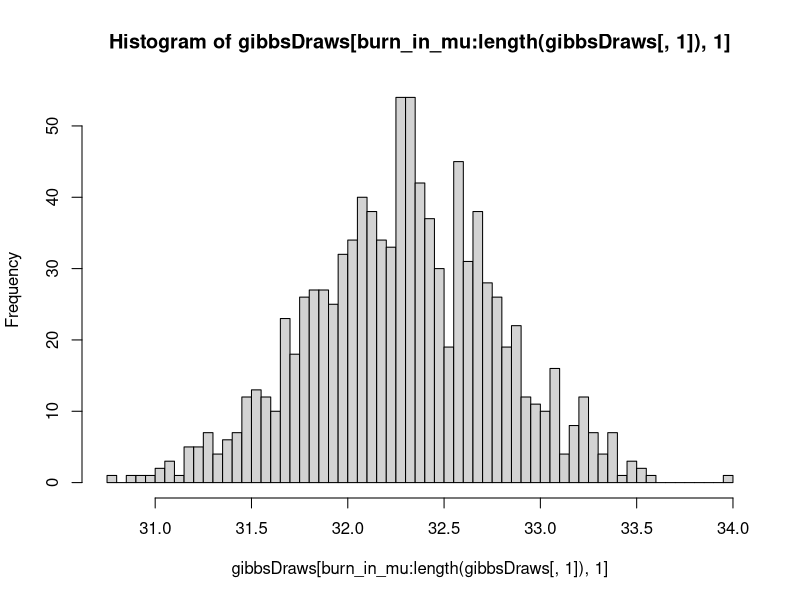
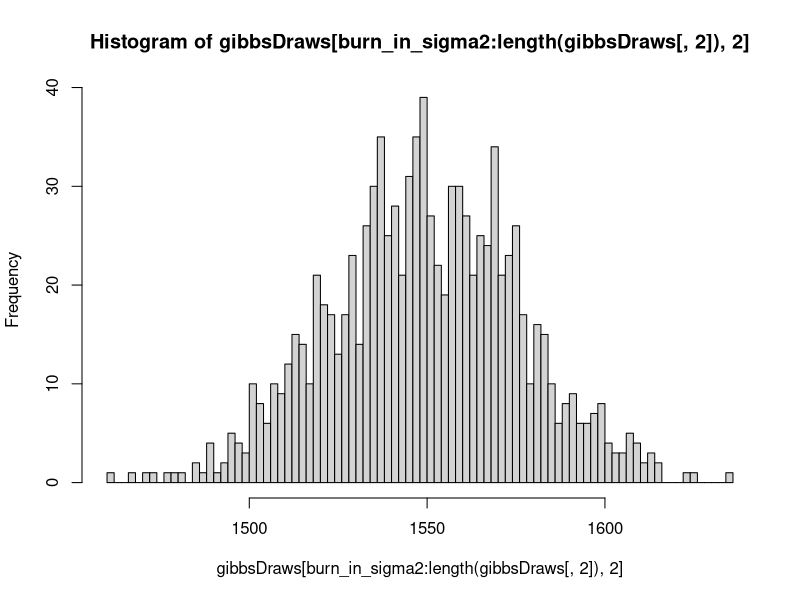
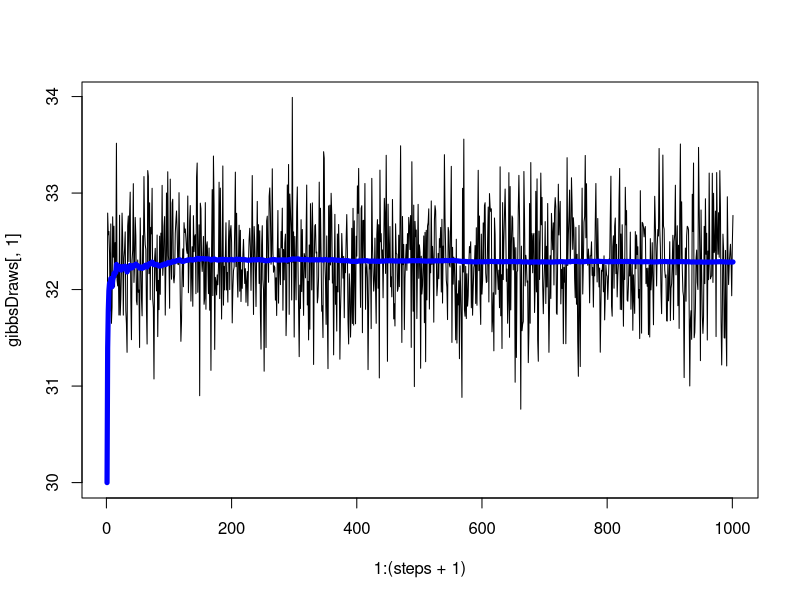
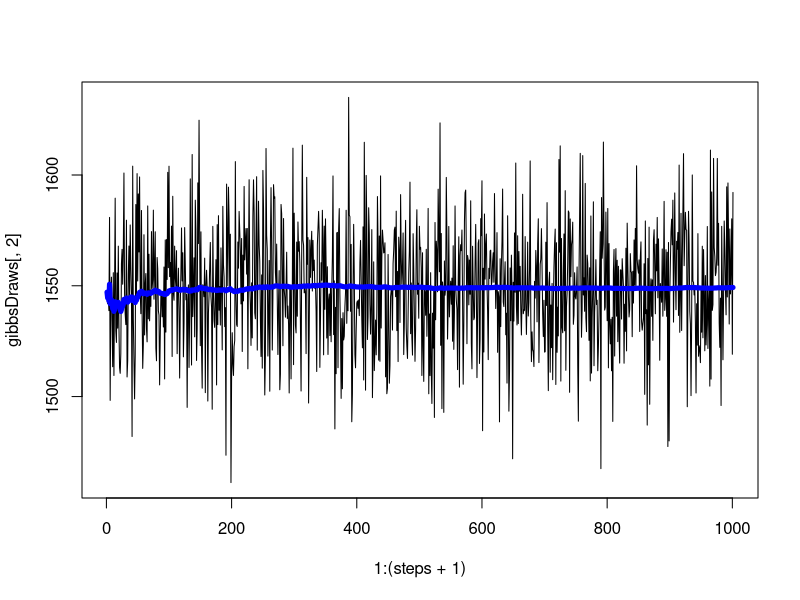
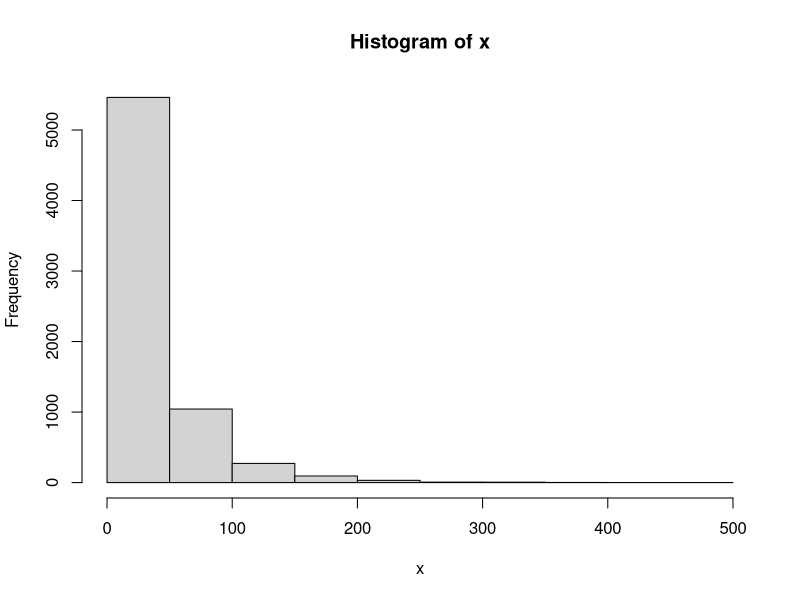
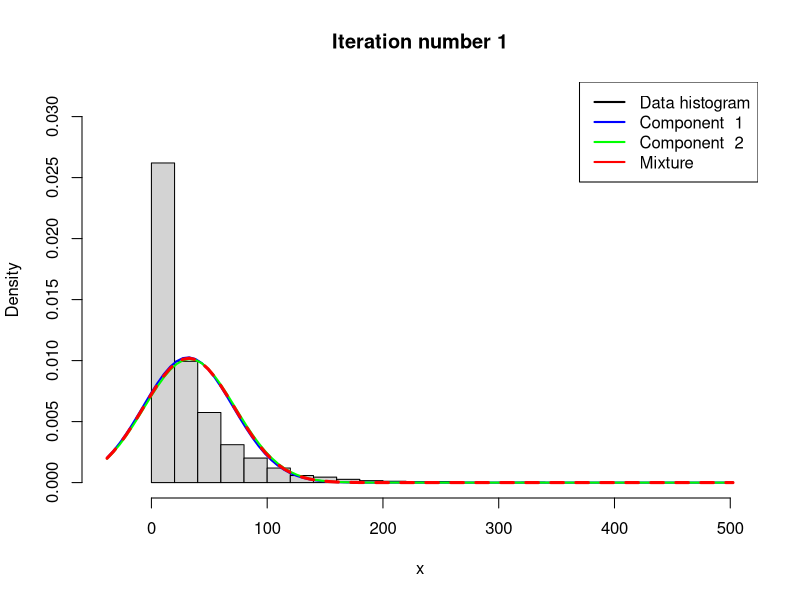
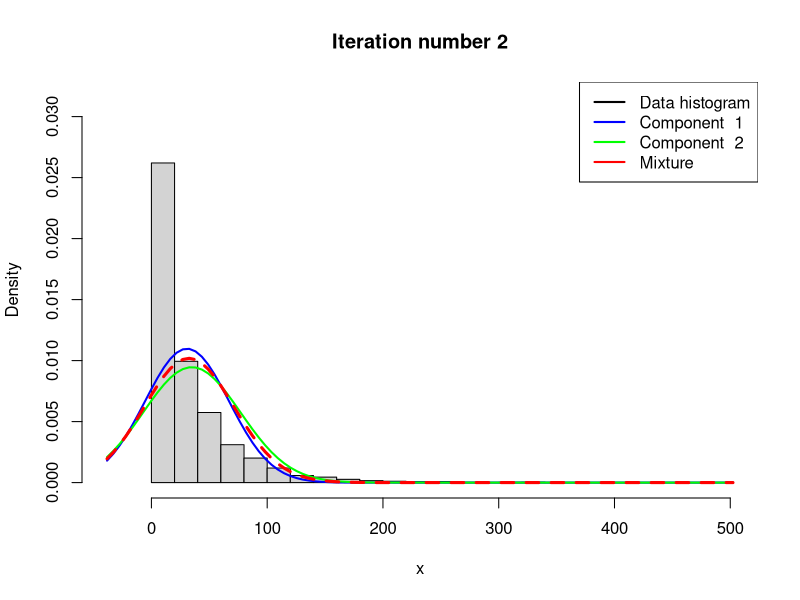
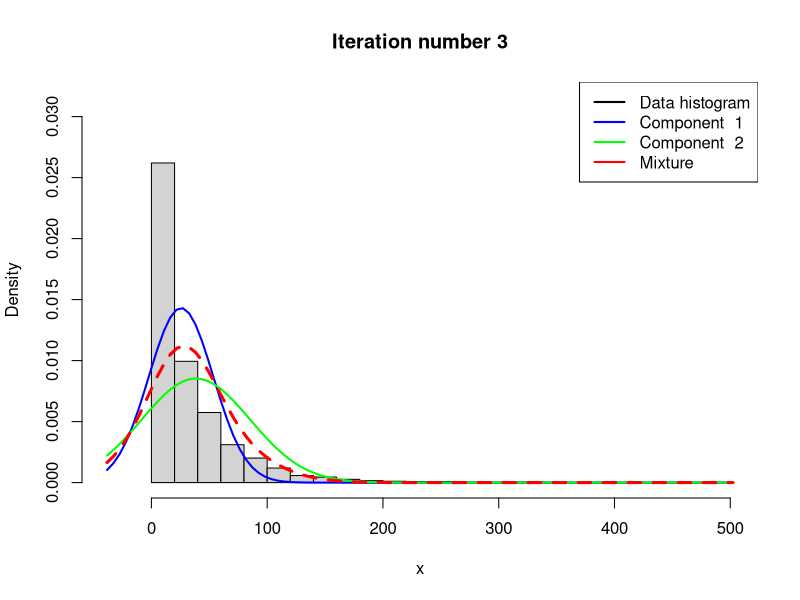

Generate these figures, in order, with R:
#################### QUESTION 1 ####################

RNGversion('3.5.1')

library(mvtnorm)

#### a
data = read.table('rainfall.dat', col.names = 'rainfall')

#### (i)

n = length(data$rainfall)
avg = mean(data$rainfall)

#prior setup
mu_0 = 30 #mu prior from prior knowledge, or looking at the data if there is no knowledge
tau2_0 = 100 #std(mu_0) high, because we have no prior knowledge
sigma2_0 = var(data$rainfall) # should use var(data$rainfall for best guess)
nu_0 = 4 #df, small, because we have no prior knowledge

# scaled-inverse chi-square simulator (from lab1 and from NormalMixtureGibbs.R)
rScaledInvChi2 <- function(n, df, scale){
  return((df*scale)/rchisq(n,df=df))
}


# Gibbs sampling
steps = 1000
gibbsDraws <- matrix(0,steps+1,2) #1st column: mu, 2nd column: sigma2
gibbsDraws[1,1] = mu_0
gibbsDraws[1,2] = sigma2_0

for (i in 1:steps) {
  #simulate mu from conditional posterior (normal)
  w = (n/gibbsDraws[i,2])/(n/gibbsDraws[i,2] + 1/tau2_0)
  mu_n = w * avg + (1-w) * mu_0
  tau2_n = 1 / (n/gibbsDraws[i,2] + 1/tau2_0)
  
  #update mu
  gibbsDraws[i+1,1] = rnorm(1, mu_n, sqrt(tau2_n))
  
  #simulate sigma2 from conditional posterior (inv-chisq)
  nu_n = nu_0 + n
  scale = (nu_0 * sigma2_0 + sum((data$rainfall - gibbsDraws[i+1,1])^2)) / (n + nu_0)
  
  #update sigma2
  gibbsDraws[i+1,2] = rScaledInvChi2(1, nu_n, scale)
}

#### (ii)

burn_in_mu = 10
burn_in_sigma2 = 10
hist(gibbsDraws[burn_in_mu:length(gibbsDraws[,1]),1], breaks = 100)
hist(gibbsDraws[burn_in_sigma2:length(gibbsDraws[,2]),2], breaks = 100)

#Plot Markov chains and cumulative mean plots
cum_mean = numeric(steps + 1)
cum_var = numeric(steps + 1)
for (i in 1:(steps+1)) {
  cum_mean[i] = mean(gibbsDraws[1:i,1])
  cum_var[i] = mean(gibbsDraws[1:i,2])
}
plot(1:(steps+1), gibbsDraws[,1], type = 'l')
lines(1:(steps+1), cum_mean, col = 'blue', lwd = 5)
plot(1:(steps+1), gibbsDraws[,2], type = 'l')
lines(1:(steps+1), cum_var, col = 'blue', lwd = 5)

# result: mean of all posterior draws
mu_gibbs = mean(gibbsDraws[burn_in_mu:length(gibbsDraws[,1]),1])
sigma2_gibbs = mean(gibbsDraws[burn_in_sigma2:length(gibbsDraws[,2]),2])

#### b

#mixture model (normals)
# Code from NormalMixtureGibbs.R (by Mattias Villani)

# Estimating a simple mixture of normals
# Author: Mattias Villani, IDA, Linkoping University. http://mattiasvillani.com

##########    BEGIN USER INPUT #################
# Data options
x <- as.matrix(data$rainfall)

# Model options
nComp <- 2    # Number of mixture components

# Prior options
alpha <- 10*rep(1,nComp) # Dirichlet(alpha)
muPrior <- rep(30,nComp) # Prior mean of mu
tau2Prior <- rep(100,nComp) # Prior std of mu: high, because we have no prior knowledge
sigma2_0 <- rep(var(x),nComp) # s20 (best guess of sigma2)
nu0 <- rep(4,nComp) # degrees of freedom for prior on sigma2: small, because we have no prior knowledge

# MCMC options
nIter <- 100 # Number of Gibbs sampling draws

# Plotting options
plotFit <- TRUE
lineColors <- c("blue", "green", "magenta", 'yellow')
sleepTime <- 0.1 # Adding sleep time between iterations for plotting
################   END USER INPUT ###############

###### Defining a function that simulates from the 
rScaledInvChi2 <- function(n, df, scale){
  return((df*scale)/rchisq(n,df=df))
}

####### Defining a function that simulates from a Dirichlet distribution
rDirichlet <- function(param){
  nCat <- length(param)
  piDraws <- matrix(NA,nCat,1)
  for (j in 1:nCat){
    piDraws[j] <- rgamma(1,param[j],1)
  }
  piDraws = piDraws/sum(piDraws) # Diving every column of piDraws by the sum of the elements in that column.
  return(piDraws)
}

# Simple function that converts between two different representations of the mixture allocation
S2alloc <- function(S){
  n <- dim(S)[1]
  alloc <- rep(0,n)
  for (i in 1:n){
    alloc[i] <- which(S[i,] == 1)
  }
  return(alloc)
}
# Seed
set.seed(1234567890)

# Initial value for the MCMC
nObs <- length(x)
S <- t(rmultinom(nObs, size = 1 , prob = rep(1/nComp,nComp))) # nObs-by-nComp matrix with component allocations.
mu <- quantile(x, probs = seq(0,1,length = nComp))
sigma2 <- rep(var(x),nComp)
probObsInComp <- rep(NA, nComp)

# Setting up the plot
xGrid <- seq(min(x)-1*apply(x,2,sd),max(x)+1*apply(x,2,sd),length = 100)
xGridMin <- min(xGrid)
xGridMax <- max(xGrid)
mixDensMean <- rep(0,length(xGrid))
effIterCount <- 0
ylim <- c(0,2*max(hist(x)$density))


for (k in 1:nIter){
  message(paste('Iteration number:',k))
  alloc <- S2alloc(S) # Just a function that converts between different representations of the group allocations
  nAlloc <- colSums(S)
  print(nAlloc)
  # Update components probabilities
  pi <- rDirichlet(alpha + nAlloc)
  
  # Update mu's
  for (j in 1:nComp){
    precPrior <- 1/tau2Prior[j]
    precData <- nAlloc[j]/sigma2[j]
    precPost <- precPrior + precData
    wPrior <- precPrior/precPost
    muPost <- wPrior*muPrior + (1-wPrior)*mean(x[alloc == j])
    tau2Post <- 1/precPost
    mu[j] <- rnorm(1, mean = muPost, sd = sqrt(tau2Post))
  }
  
  # Update sigma2's
  for (j in 1:nComp){
    sigma2[j] <- rScaledInvChi2(1, df = nu0[j] + nAlloc[j], scale = (nu0[j]*sigma2_0[j] + sum((x[alloc == j] - mu[j])^2))/(nu0[j] + nAlloc[j]))
  }
  
  # Update allocation
  for (i in 1:nObs){
    for (j in 1:nComp){
      probObsInComp[j] <- pi[j]*dnorm(x[i], mean = mu[j], sd = sqrt(sigma2[j]))
    }
    S[i,] <- t(rmultinom(1, size = 1 , prob = probObsInComp/sum(probObsInComp)))
  }
  
  # Printing the fitted density against data histogram
  if (plotFit && (k%%1 ==0)){
    effIterCount <- effIterCount + 1
    hist(x, breaks = 20, freq = FALSE, xlim = c(xGridMin,xGridMax), main = paste("Iteration number",k), ylim = ylim)
    mixDens <- rep(0,length(xGrid))
    components <- c()
    for (j in 1:nComp){
      compDens <- dnorm(xGrid,mu[j],sd = sqrt(sigma2[j]))
      mixDens <- mixDens + pi[j]*compDens
      lines(xGrid, compDens, type = "l", lwd = 2, col = lineColors[j])
      components[j] <- paste("Component ",j)
    }
    mixDensMean <- ((effIterCount-1)*mixDensMean + mixDens)/effIterCount
    
    lines(xGrid, mixDens, type = "l", lty = 2, lwd = 3, col = 'red')
    legend("topright", box.lty = 1, legend = c("Data histogram",components, 'Mixture'), 
           col = c("black",lineColors[1:nComp], 'red'), lwd = 2)
    Sys.sleep(sleepTime)
  }
  
}

hist(x, breaks = 20, freq = FALSE, xlim = c(xGridMin,xGridMax), main = "Final fitted density")
lines(xGrid, mixDensMean, type = "l", lwd = 2, lty = 4, col = "red")
lines(xGrid, dnorm(xGrid, mean = mean(x), sd = apply(x,2,sd)), type = "l", lwd = 2, col = "blue")
legend("topright", box.lty = 1, legend = c("Data histogram","Mixture density","Normal density"), col=c("black","red","blue"), lwd = 2)

#########################    End of code from Mattias Villani    ##############################################




#### c

#histogram of data
hist(data$rainfall, freq = F, breaks = 30)

#normal density from a)
norm_gibbs = rnorm(1000, mean = mu_gibbs, sd = sqrt(sigma2_gibbs))
lines(density(norm_gibbs), col = 'blue', lwd = 2)

#mixture of normals from b)
lines(xGrid, mixDensMean, type = "l", lwd = 2, col = "red")




#################### QUESTION 2 ####################

data2 = read.table('eBayNumberOfBidderData.dat', header = T)


#a
model = glm(nBids ~ . - Const, data = data2, family = 'poisson')
model$coefficients

#b
# The following code was written using Mattias Villani's implementation as a template:
# https://github.com/mattiasvillani/BayesLearnCourse/raw/master/Code/MainOptimizeSpam.zip


y = as.vector(data2[,1])
x = as.matrix(data2[,2:10])
nfeatures = dim(x)[2]

# prior
mu = as.vector(rep(0,nfeatures))
sigma = 100*solve(t(x)%*%x)

LogPrior = function(theta, mu, sigma){
  return(dmvnorm(theta, as.matrix(mu), sigma, log = T))
}

# log likelihood
LogLikelihood = function(theta, y, x){
  sum(y * x%*%theta - exp(x%*%theta) - log(factorial(y))) #log-likelihood of poisson regression
}

# log posterior
LogPosterior = function(theta, y, x, mu, sigma){
  LogPrior(theta, mu, sigma) + LogLikelihood(theta, y, x) 
  # we can sum them instead of multiplying, because of the log
}

# initialize Beta vector randomly
# Seed
set.seed(1234567890)
Beta_init = as.vector(rnorm(dim(x)[2]))

# optimizing the log posterior by changing the Betas (maximize)
res = optim(Beta_init, LogPosterior, gr = NULL, y, x, mu, sigma, 
            method="BFGS", control=list(fnscale=-1), hessian=T)

Beta_hat = res$par # posterior mode
Hessian = res$hessian
post_sigma = solve(-Hessian) # posterior cov matrix
stdev = sqrt(diag(post_sigma))

### end of code from Mattias Villani's template


#c

RWMSampler = function(logPostFunc, c, iter, initial, proposal_sigma, ...){
  X = matrix(0,nrow = iter+1, ncol = length(initial))
  X[1,] = initial
  
  #acceptance probability stats
  alphas = numeric(iter)
  
  for (t in 1:iter) {
    print(t)
    Y = as.numeric(rmvnorm(1, mean = X[t,], sigma = c * proposal_sigma)) # Proposal needs to be a numeric vector
    U = runif(1, min = 0, max = 1) # Generate uniform
    
    alpha = min(1,
                (exp(logPostFunc(Y, ...) - logPostFunc(X[t,], ...))))
    
    if (U < alpha) {
      X[t+1,] = Y
    } else {
      X[t+1,] = X[t,]
    }
    alphas[t] = alpha # save acceptance probability
    t = t+1
  }
  return(list('mcmc' = X, 'alphas' = alphas))
}


# Seed
set.seed(1234567890)
mc = RWMSampler(LogPosterior, c = 0.65, iter = 10000, initial = Beta_init, proposal_sigma = post_sigma, y, x, mu, sigma)

for (p in 1:9) {
  plot(mc$mcmc[,p], type = 'l', main = p)
  hist(mc$mcmc[1000:10000,p], main = p, breaks = 30)
}

mean(mc$alphas) #0.27
